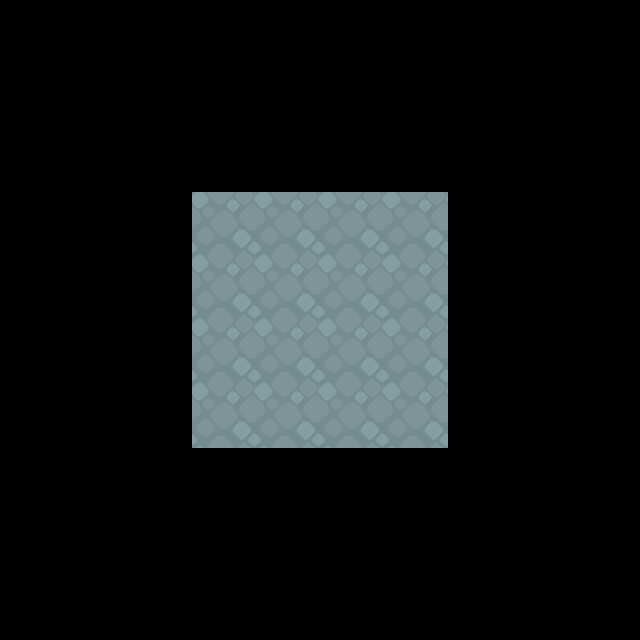

Below is a game level as drawn by its tile map, then a one-line description and the .tmx that defines it (tile-layer data replaced by summaries):
An orthogonal 10x10 tile map with 64x64 px tiles, 1 tile layer (Ground).

<map version="1.2" tiledversion="1.2.1" orientation="orthogonal" renderorder="right-down" width="10" height="10" tilewidth="64" tileheight="64" infinite="0" nextlayerid="16" nextobjectid="1">
 <tileset firstgid="1" name="sokoban_tilesheet" tilewidth="64" tileheight="64" tilecount="104" columns="13">
  <image source="sokoban_tilesheet.png" width="832" height="512" />
 </tileset>
 <layer id="12" name="Ground" width="10" height="10">
  <data>[100 cells, 16 non-empty, 1 distinct tile ids]</data>
 </layer>
</map>
